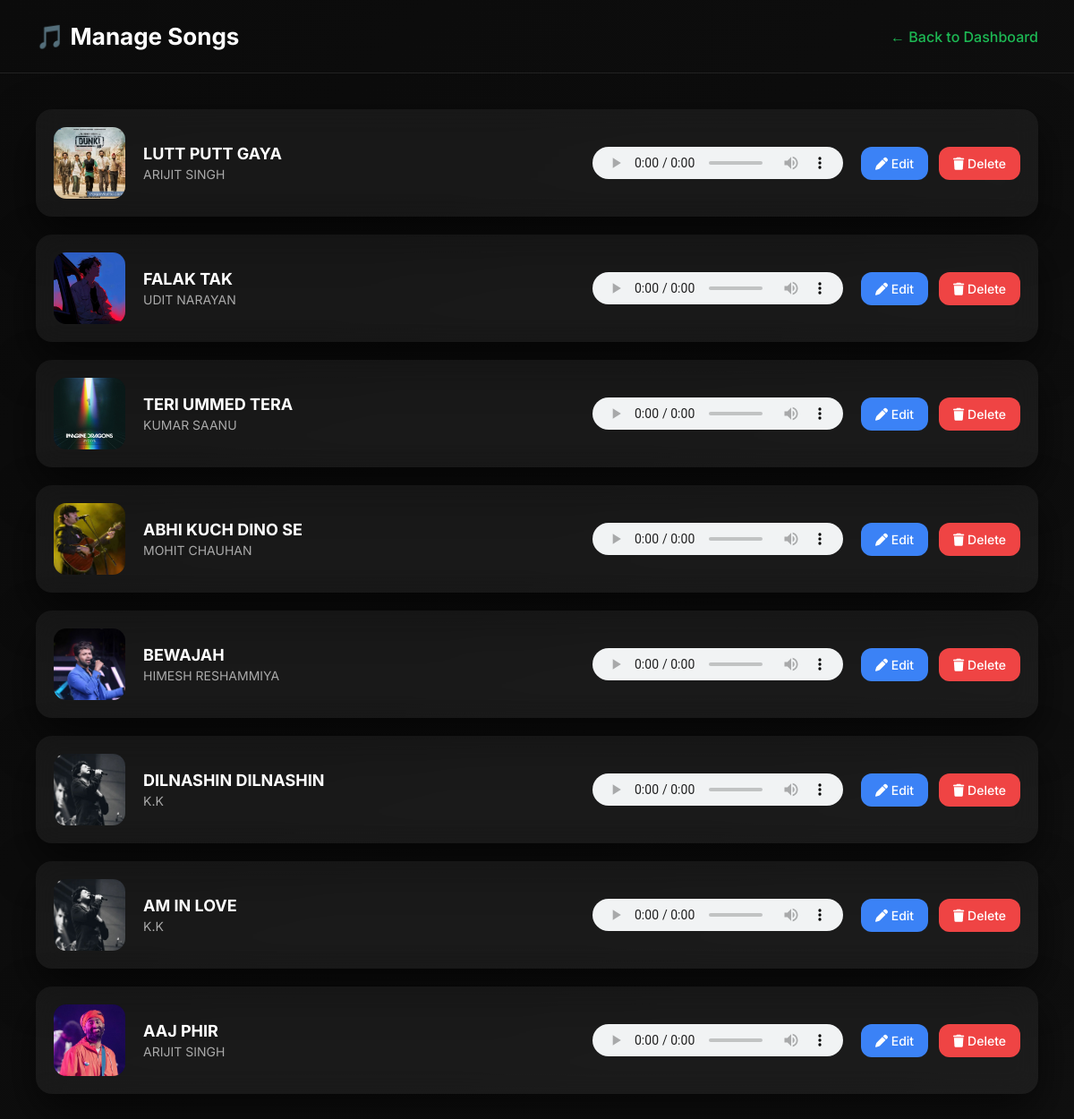
Screenshot of /admin/songs.php (signed in) with the database file from the repository.
### tables this page shows
CREATE TABLE IF NOT EXISTS `songs` (
  `id` int(11) NOT NULL AUTO_INCREMENT,
  `title` varchar(100) DEFAULT NULL,
  `artist` varchar(100) DEFAULT NULL,
  `file` varchar(255) DEFAULT NULL,
  `song_image` varchar(255) DEFAULT 'default.jpg',
  `artist_image` varchar(255) DEFAULT 'artist.jpg',
  `play_count` int(11) DEFAULT '0',
  PRIMARY KEY (`id`)
);

### admin/songs.php (the view, shortened to what this page needs)
<?php
include("../config/db.php");
$songs = mysqli_query($conn,"SELECT * FROM songs ORDER BY id DESC");
?>
<!DOCTYPE html>
<html>
<head>
<link rel="stylesheet" href="https://cdnjs.cloudflare.com/ajax/libs/font-awesome/6.5.1/css/all.min.css">
</head>
<body>
<div class="header">
    <h2>🎵 Manage Songs</h2>
    <a href="dashboard.php">← Back to Dashboard</a>
</div>
<div class="container">
<?php while($s=mysqli_fetch_assoc($songs)){ ?>
<div class="song-card">
    <img src="../assets/images/songs/<?php echo $s['song_image']; ?>" class="song-img">
    <div class="song-info">
        <h3><?php echo $s['title']; ?></h3>
        <p><?php echo $s['artist']; ?></p>
    </div>
    <audio controls>
        <source src="../assets/songs/<?php echo $s['file']; ?>">
    </audio>
    <div class="actions">
        <a href="edit_song.php?id=<?php echo $s['id']; ?>" class="edit">
            <i class="fa-solid fa-pen"></i> Edit
        </a>
        <a href="delete_song.php?id=<?php echo $s['id']; ?>" class="delete" onclick="return confirm('Delete this song?')">
            <i class="fa-solid fa-trash"></i> Delete
        </a>
    </div>
</div>
<?php } ?>
</div>
</body>
</html>

### admin/songs.php (style rules this page uses)
* { margin:0; padding:0; box-sizing:border-box; font-family:'Inter',sans-serif; }
body { background:linear-gradient(135deg,#0b0b0b,#101010); color:#fff; min-height:100vh; }
.header { display:flex; align-items:center; justify-content:space-between; padding:25px 40px; border-bottom:1px solid #222; }
.header h2 { font-size:26px; }
.header a { color:#1db954; text-decoration:none; font-weight:500; }
.container { padding:40px; }
.song-card { display:flex; align-items:center; gap:20px; background:rgba(255,255,255,0.05); backdrop-filter:blur(15px); padding:20px; border-radius:18px; margin-bottom:20px; box-shadow:0 20px 50px rgba(0,0,0,.6); transition:.4s; }
.song-img { width:80px; height:80px; border-radius:14px; object-fit:cover; }
.song-info { flex:1; }
.song-info h3 { font-size:18px; margin-bottom:4px; }
.song-info p { color:#aaa; font-size:14px; }
audio { width:280px; height:36px; }
.actions { display:flex; gap:12px; }
.actions a { padding:10px 16px; border-radius:12px; font-size:14px; text-decoration:none; font-weight:500; transition:.3s; }
.edit { background:#3b82f6; color:#fff; }
.delete { background:#ef4444; color:#fff; }

### rows the page displays
songs: song_image (picture), title "LUTT PUTT GAYA", artist "ARIJIT SINGH"
songs: song_image (picture), title "FALAK TAK", artist "UDIT NARAYAN"
songs: song_image (picture), title "TERI UMMED TERA", artist "KUMAR SAANU"
songs: song_image (picture), title "ABHI KUCH DINO SE", artist "MOHIT CHAUHAN"
songs: song_image (picture), title "BEWAJAH", artist "HIMESH RESHAMMIYA"
songs: song_image (picture), title "DILNASHIN DILNASHIN", artist "K.K"
songs: song_image (picture), title "AM IN LOVE", artist "K.K"
songs: song_image (picture), title "AAJ PHIR", artist "ARIJIT SINGH"
